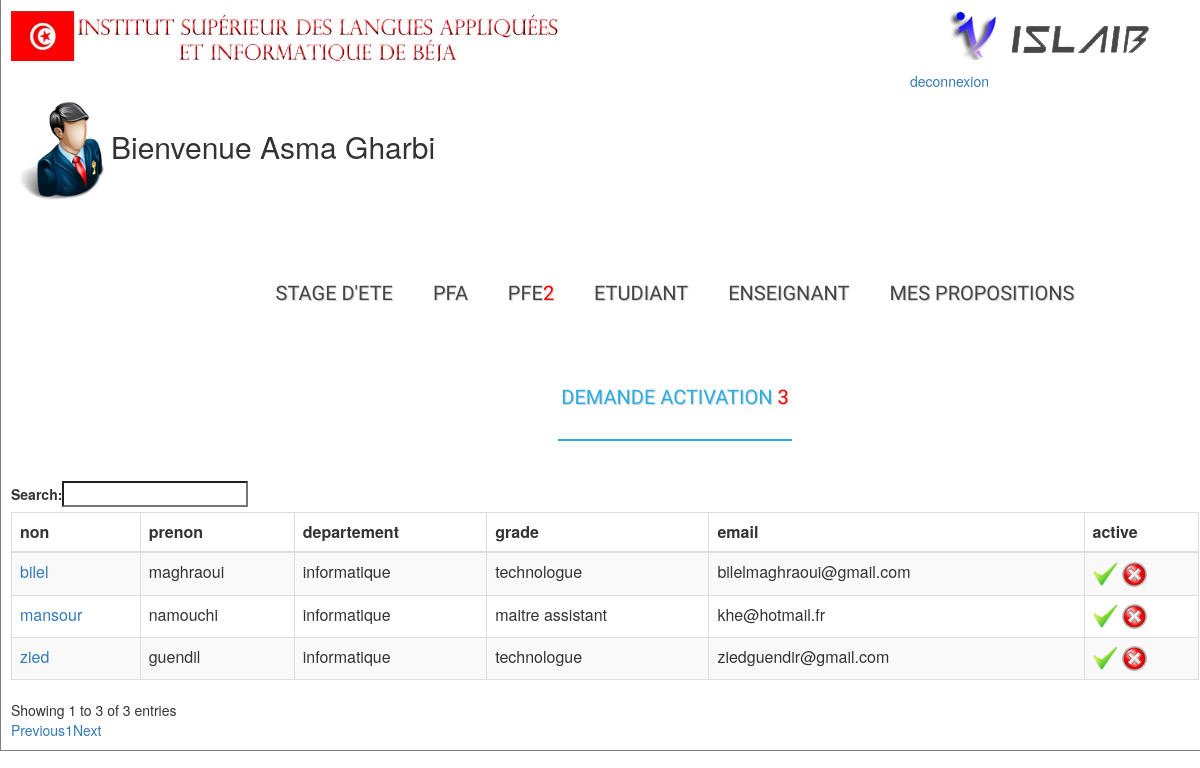
/admin/demandedactiveenseignant.php (signed in), run on the app's committed database.
### tables this page shows
CREATE TABLE IF NOT EXISTS `enseignant` (
  `id` int(11) NOT NULL AUTO_INCREMENT,
  `nom` varchar(25) NOT NULL,
  `prenom` varchar(25) NOT NULL,
  `cin` int(8) NOT NULL,
  `email` varchar(50) NOT NULL,
  `grade` varchar(50) NOT NULL,
  `iddepartement` varchar(25) NOT NULL,
  `tel` int(12) NOT NULL,
  `adresse` varchar(25) NOT NULL,
  `active` varchar(25) NOT NULL,
  PRIMARY KEY (`id`)
);

CREATE TABLE IF NOT EXISTS `departement` (
  `id` int(11) NOT NULL AUTO_INCREMENT,
  `nomdep` varchar(25) NOT NULL,
  PRIMARY KEY (`id`)
);

### classes/sujetmanager.php (called while the page is built, shortened)
<?php
class sujetmanager{
	public function nombredesujetpropose(){
 $sql = "SELECT count(*) FROM
sujetdestage where type='pfe'and etat='proposer'";
$req = mysql_query($sql) ;
 $a_result=mysql_fetch_row($req);
 return  $a_result;
}
}
?>

### classes/usersmanager.php (called while the page is built, shortened)
<?php
class Usersmanager{
	public function nombredemandedactiveetudiant(){
 $sql = "SELECT count(*) FROM
etudiant where active='non'";
$req = mysql_query($sql) ;
 $a_result=mysql_fetch_row($req);
 return  $a_result;
}
	public function nombredemandedactiveenseignant(){
 $sql = "SELECT count(*) FROM
enseignant where active='non'";
$req = mysql_query($sql) ;
 $a_result=mysql_fetch_row($req);
 return  $a_result;
}
public function affichedemandedactiveenseignat(){
		$sql = "SELECT *FROM enseignant where active='non'";
$req = mysql_query($sql) ;
		$sql1 = "SELECT *FROM enseignant where active='non'";
$req1 = mysql_query($sql1) ;
if(mysql_fetch_row($req1)>0){
while($data =mysql_fetch_assoc($req)){
	$tableau[]=$data;
	}
	return $tableau;
}
}
}
?>

### admin/demandedactiveenseignant.php (the view, shortened to what this page needs)
<?php
  $sujet= new sujetmanager();
$user=new usersmanager();
$a_result1=$user->nombredemandedactiveenseignant();
$a_result=$user->nombredemandedactiveetudiant();
$a=$a_result[0]+$a_result1[0];
$pro=$sujet->nombredesujetpropose();
$demandeactive=$user->affichedemandedactiveenseignat();
 ?>
<html lang=''>
<head>
<link href="..\css\style.css" rel="stylesheet" type="text/css" />
 <link rel="stylesheet" href="//maxcdn.bootstrapcdn.com/bootstrap/3.3.6/css/bootstrap.min.css" />
<link rel="stylesheet" href="https://cdn.datatables.net/1.10.11/css/dataTables.bootstrap.min.css" />
<link rel="stylesheet" href="https://cdn.datatables.net/buttons/1.1.2/css/buttons.bootstrap.min.css" />
<link rel="stylesheet" href="../bootstrap/css/bootstrap.css" />
 <link rel="stylesheet" type="text/css" href="../css/styles.css">
    <link rel="stylesheet" type="text/css" href="styles.css" media="all" />
</head>
<body>
<div id="container">
<img id="i" src="../image/f.jpg" >
<img id="f" src="../image/l.png">
<div class="right" ><a href="?m=deco">deconnexion</a></div>
<br><br>
    <h2> <img src="../image/Administrateur.png" width="100" height="100" >Bienvenue  <?php echo ucfirst(strtolower(trim( $_SESSION['nom']))) ; ?> <?php
echo ucfirst(strtolower(trim($_SESSION['prenom']))); ?></h2>
<div class="container">
 <header>
    <div id="fdw">
          <nav>
                    <ul><li><a href="listedesujetete.php">Stage d'ete</a>
    </li>
            <li><a href="listedesujetpfa.php">PFA</a>
            </li>
                <li><a href="listedesujetpfe.php">PFE<font color="red"><?php if ($pro[0]>0){
      echo $pro[0]; }?> </font><span class="arrow"></span></a>
              </li>
                          <li ><a href="listedeetudiant.php">etudiant<span class="arrow"></span> </a>
            </li>
            <li><a href="listedeenseignant.php">enseignant </a></li>
   <li><a href="mesproposition.php"> mes propositions</a></li>
  <li class="current">
                <a href="demandedactiveetudiant.php">demande activation
                <font color="red"><?php if ($a>0){
      echo $a; }?></font><span class="arrow"></span></a>
            </ul>
          </nav>
    </div>
  </header>
</div>
  <table id="example" class="table table-striped table-bordered" cellspacing="0" width="100%">
 <thead>
 <tr>
 <th>non</th>
 <th> prenon</th>
 <th> departement</th>
 <th> grade </th>
 <th>email</th>
  <th>active</th>
 </tr></thead>
 <?php if(!empty($demandeactive)) {?>
 <tbody>
 <?php foreach ($demandeactive as $key=>$value): ?>
  <tr><td>  <a href="enseignant.php?cin=<?php echo $value['cin']?>" target="_blank"><?php echo $value['nom']; ?> </td></a>
		<td><?php echo $value['prenom']; ?> </td>
		<td><?php   $sql="SELECT * FROM departement WHERE id='".$value['iddepartement']."'";
  $req = mysql_query($sql);
 $data= mysql_fetch_assoc($req);
  echo $data['nomdep'];                                ?> </td>
		<td><?php echo $value['grade']; ?> </td>
		<td><?php echo $value['email'] ; ?> </td><td>
     <a href="demandedactiveenseignant.php?cin=<?php echo $value['cin'];?>&email=<?php echo $value['email'];?>&active=oui"onclick="return(confirm('Etes-vous sûr de l active ?'));"><img src="../image/active.png" width="25" height="25"></a>
      <a href="demandedactiveenseignant.php?cin=<?php echo $value['cin'];?>&email=<?php echo $value['email'];?>&supp=delete"onclick="return(confirm('Etes-vous sûr de vouloir supprimer?'));"><img src="../image/nonactive.png" width="25" height="25"></a></td>
   </tr>
<?php endforeach ; }?>
</tbody>
    </table>
</div>
</body>
</html>

### css/style.css (style rules this page uses)
body { font-family: "Trebuchet MS", Arial, Helvetica, sans-serif; font-size: 0.8em; background-color:#fff; background-repeat: repeat; }
.right { position: absolute; right: 0px; width: 300px; padding: 10px; }
#container { margin-left:auto; margin-right:auto; width: 1210px; margin: auto; padding: 10px; border-right: 1px solid gray; border-bottom: 1px solid gray; border-left: 1px solid gray; background-color: #fff; }
#i { width:550; }
#f { margin-left:385px; }
ul { margin-top:20; margin-left:70; margin:; padding:; }
ul li a { text-decoration:none; }
table { border-collapse:collapse; margin:auto; }

### css/styles.css (style rules this page uses)
.container > header { padding: 20px 30px 20px 30px; margin: 0px 20px 10px 20px; position: relative; display: block; text-shadow: 1px 1px 1px rgba(0,0,0,0.2); text-align: center; }
#fdw nav ul { display:block; z-index:999999; }
#fdw nav ul li { display:inline-block; padding:50px 3px 30px; margin-left:30px; position:relative; }
#fdw nav ul li a:link, #fdw nav ul li a:visited { color:#444; font:normal 20px 'Yanone Kaffeesatz', sans-serif; text-transform:uppercase; display:inline-block; position:relative; }
#fdw nav ul li span { position:absolute; right:-12px; bottom:6px; width:7px; height:8px; margin:0 0 0 3px; float:right; display:block; background:url('images/nav_arrow.png') no-repeat left -8px; font:0/0 a; }
#fdw nav ul li.current { border-bottom:2px solid #29AEE2; }
#fdw nav ul li.current a { color:#29AEE2; cursor: default; }
#fdw nav ul li.current a span { background:url('../images/nav_arrow.png') no-repeat left 0; }

### admin/demandedactiveenseignant.php (style rules this page uses)
.right { position: absolute; right: 0px; width: 300px; padding: 10px; }

### data on the page
enseignant: nom "zied", prenom "guendil", iddepartement.nomdep "informatique", grade "technologue", email "ziedguendir@gmail.com"
enseignant: nom "bilel", prenom "maghraoui", iddepartement.nomdep "informatique", grade "technologue", email "bilelmaghraoui@gmail.com"
enseignant: nom "mansour", prenom "namouchi", iddepartement.nomdep "informatique", grade "maitre assistant", email "khe@hotmail.fr"

### other printed values
$_SESSION['nom'] "Asma"
$_SESSION['prenom'] "Gharbi"
$pro[0] "2"
$a "3"
